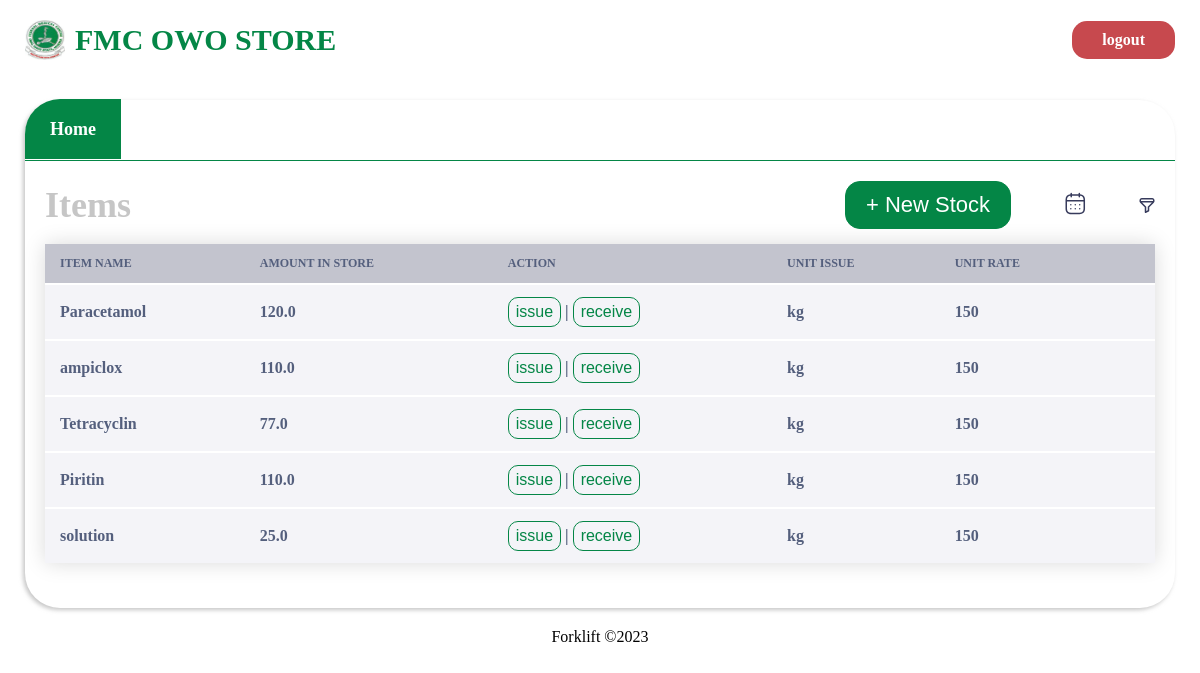
Before: /dept (signed in) with the older database file.
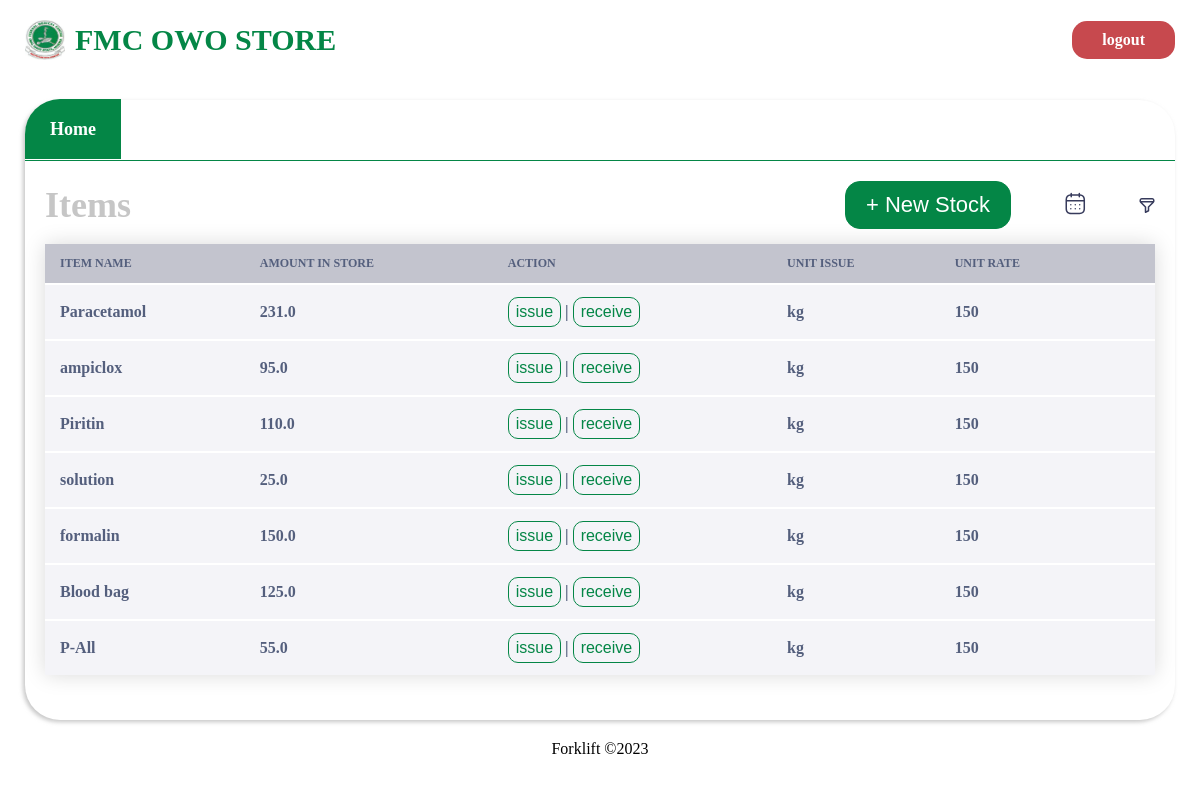
After: the same page with the newer database file.
### store/models.py (models this page shows)
class Items(models.Model):
    item_id = models.UUIDField(
         primary_key = True,
         editable = False)
    item_name = models.CharField(max_length=500)
    amount = models.DecimalField(max_digits=15, decimal_places=1, default=0.0)
    unit_issue = models.CharField(max_length=200, null=True, blank=True)
    unit_rate = models.DecimalField(max_digits=15, decimal_places=1, default=0.0)
    slug = models.SlugField(max_length=2000, null=True, blank=True)

### store/views.py (the view, shortened to what this page needs)
# urls.py: path('dept', views.dept, name='department'),
@login_required
def dept(request):
    item_name_input = request.GET.get('item_name')
    min_amnt = request.GET.get('min_amnt')
    max_amnt = request.GET.get('max_amnt')
    issue_unit = request.GET.get('issue_unit')
    dept = Department.objects.all()
    items = Items.objects.all()
    if is_valid(item_name_input):
        items = items.filter(item_name__contains=item_name_input)
    if is_valid(min_amnt):
        items = items.filter(amount__gte=min_amnt)
    if is_valid(max_amnt):
        items = items.filter(amount__lt=max_amnt)
    if is_valid(issue_unit):
        items = items.filter(unit_issue__icontains=issue_unit)
    return render(request, 'dept1.html', {'department': dept, 'items': items})

### store/views.py (called while the page is built)
def is_valid(param):
    return param != "" and param is not None

### templates/dept1.html (shortened to what this page needs)
{% load static %}
<!DOCTYPE html>
<html lang="en">
<head>
    <link href="{% static './css/dept1.css' %}" rel="stylesheet">
</head>
<body>
    <header>
        <a href="{% url 'store:index' %}" class="header_wrapper">
            <img src="{% static './assets/fmc_owo_logo.jpg' %}" alt="">
            <h1>FMC OWO STORE</h1>
        </a>
        {% if user.is_authenticated %}
        <span class="logout"><a href="{% url 'store:logout' %}">logout</a></span>
        {% else %}
        <span class="login"><a href="{% url 'store:login' %}">login</a></span>
        {% endif %}
    </header>
    <main>
        <section class="hero">
            <div class="dept_nav">
                <a href="/"><span class="active1">Home</span></a>
            </div>
            <div class="card_wrapper">
                <div class="header_div">
                    <h3>items</h3>
                    <div class="wrapper">
                        <button onclick="handleNewStock()">+ New Stock</button>
                        <a href="/history"><img src="{% static './assets/Calendar.svg'%}" alt=""></a>
                        <img onclick="showFilterModal()" src="{% static './assets/filterIcon.svg' %}""" alt="">
                    </div>
                </div>
                <div class="items_wrapper">
                    <table>
                        <thead>
                            <tr>
                                <th>Item name</th>
                                <th>Amount in store</th>
                                <th>Action</th>
                                <th>Unit issue</th>
                                <th>Unit rate</th>
                                <th></th>
                            </tr>
                        </thead>
                        <tbody>
                            {% for item in items %}
                                    <tr>
                                        <td><a class="name" href="/history/{{item.slug}}">{{item.item_name}}</a></td>
                                        <td>{{item.amount}}</td>
                                        <td>
                                            <button onclick="showIssueModal('{{item.item_name}}')">
                                                issue</button> |
                                            <button onclick="showSupplierModal('{{item.item_name}}')">
                                                receive</button>
                                        </td>
                                        <td>kg</td>
                                        <td>150</td>
                                        <td class="remove">
                                            <a href="/delete/{{ item.item_id }}"><img src="{% static './assets/deleteIcon.svg' %}" alt=""></a></td>
                                    </tr>
                            {% endfor %}
                        </tbody>
                    </table>
                </div>
            </div>
        </section>
    </main>
    <footer>
        <Span>Forklift &copy2023</Span>
    </footer>
</body>
</html>

### static/css/dept1.css (style rules this page uses)
* { margin: 0; }
header { padding: 20px 25px; display: flex; flex-direction: row; justify-content: space-between; align-items: center; }
header .header_wrapper { display: flex; flex-direction: row; align-items: center; text-decoration: none; }
header .header_wrapper img { width: 40px; height: 40px; }
header .header_wrapper h1 { font-size: 30px; font-weight: 900; color: rgb(4, 134, 70); margin-left: 10px; }
header span { background-color: rgb(4, 134, 70); padding: 10px 30px; border-radius: 15px; transition: all 0.3s ease; }
header span.logout { background-color: rgb(199, 73, 78); }
header span a { text-decoration: none; color: white; font-size: 16px; font-weight: 700; }
main { display: flex; flex-direction: row; justify-content: space-between; padding: 20px 25px; }
section.hero { width: 100%; min-height: 460px; border-radius: 35px; padding-bottom: 10px; box-shadow: -2px 2px 4px #AAAA; }
section.hero .dept_nav { border-bottom: 1px solid rgb(4, 134, 70); padding: 19px 0px 20px 0px; }
section.hero .dept_nav a span { padding: 20px 25px; color: #AAAA; font-size: 18px; font-weight: 700; }
section.hero .dept_nav a { text-decoration: none; color: #AAAA; }
section.hero .dept_nav a span.active1 { border-top-left-radius: 35px; background-color: rgb(4, 134, 70); color: white; }
section.hero .card_wrapper { padding: 20px 20px; }
section.hero .card_wrapper .header_div { display: flex; justify-content: space-between; align-items: center; }
section.hero .card_wrapper .header_div h3 { font-size: 36px; color: #AAAA; text-transform: capitalize; }
section.hero .card_wrapper .header_div .wrapper { width: 310px; display: flex; justify-content: space-between; align-items: center; }
section.hero .card_wrapper .header_div .wrapper button { font-size: 22px; border: 1px solid rgb(4, 134, 70); padding: 10px 20px; background: rgb(4, 134, 70); border-radius: 15px; color: white; cursor: pointer; }
section.hero .card_wrapper .header_div .wrapper img { cursor: pointer; }
.card_wrapper table { border-collapse: collapse; margin: 15px 0; font-size: 14px; font-weight: 400; color: #545F7D; min-width: 100%; background-color: #ffff; box-shadow: 0 0 20px rgba(0, 0, 0, 0.15); }
.card_wrapper table thead { background: #C3C4CE; border-radius: 15px; }
.card_wrapper table thead tr { text-align: left; border-radius: 15px !important; }
.card_wrapper table thead tr th { padding: 12px 15px; text-transform: uppercase; font-size: 12px; }
.card_wrapper table tbody { background-color: #F4F4F8; }
.card_wrapper table tbody tr { background-color: #F4F4F8; border-top: 2px solid #ffff; }
.card_wrapper table tbody tr td { padding: 12px 15px; font-size: 16px; font-weight: 600; position: relative; }
.card_wrapper table tbody tr td button { padding: 5px 7px; border-radius: 10px; border: 1px solid rgb(4, 134, 70); background: none; font-size: 16px; font-weight: 400; color: rgb(4, 134, 70); }
.card_wrapper table tbody tr td a { text-decoration: none; color: red; }
.card_wrapper table tbody tr td a.name { color: #545F7D; }
footer { text-align: center; }

Changed rows visible on the page:
removed Items: item_name "Tetracyclin", amount "77.0"
changed Items "Paracetamol": amount "120.0" → "231.0"
changed Items "ampiclox": amount "110.0" → "95.0"
added Items: item_name "formalin", amount "150.0"
added Items: item_name "Blood bag", amount "125.0"
added Items: item_name "P-All", amount "55.0"
